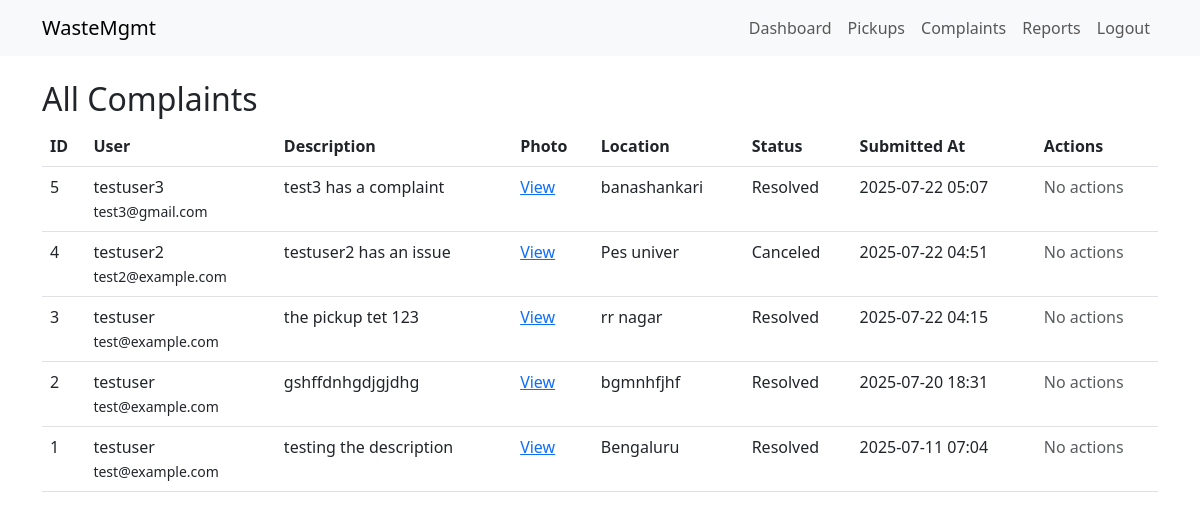
Screenshot of /admin/complaints (signed in) with the database file from the repository.
### app/models.py (models this page shows, shortened)
class Complaint(db.Model):
    __tablename__ = 'complaints'
    id = db.Column(db.Integer, primary_key=True)
    user_id = db.Column(db.Integer, db.ForeignKey('users.id'), nullable=False)
    description = db.Column(db.Text, nullable=False)
    photo_path = db.Column(db.String(150), nullable=False)
    location = db.Column(db.String(100), nullable=False)
    status = db.Column(db.String(20), nullable=False, default='Pending')
    created_at = db.Column(db.DateTime, default=datetime.utcnow)

class User(db.Model, UserMixin):
    __tablename__ = 'users'
    id = db.Column(db.Integer, primary_key=True)
    username = db.Column(db.String(50), nullable=False)
    email = db.Column(db.String(120), unique=True, nullable=False)
    phone = db.Column(db.String(20), unique=True, nullable=False)
    password_hash = db.Column(db.String(128), nullable=False)
    role = db.Column(db.String(20), nullable=False, default='user')
    created_at = db.Column(db.DateTime, default=datetime.utcnow)
    pickups_requested = db.relationship(
        'Pickup',
        foreign_keys='Pickup.user_id',
        backref='user',
        lazy=True
    )
    pickups_driven = db.relationship(
        'Pickup',
        foreign_keys='Pickup.driver_id',
        backref='driver',
        lazy=True
    )
    complaints = db.relationship('Complaint', backref='user', lazy=True)

### app/routes/admin.py (the view)
@admin.route('/complaints')
def view_complaints():
    complaints = Complaint.query.order_by(Complaint.created_at.desc()).all()
    return render_template('admin_complaints.html', complaints=complaints)

### app/models.py (called while the page is built)
@login_manager.user_loader
def load_user(user_id):
    return User.query.get(int(user_id))

### app/routes/admin.py (called while the page is built)
@admin.before_request
@login_required
def ensure_admin():
    if current_user.role != 'admin':
        flash('Access denied: Admins only.', 'danger')
        return redirect(url_for('dashboard.home'))

### app/templates/admin_complaints.html (shortened to what this page needs)
{% extends 'base.html' %}
{% block content %}
<div class="mt-4">
  <h2>All Complaints</h2>
  <table class="table table-hover">
    <thead>
      <tr>
        <th>ID</th>
        <th>User</th>
        <th>Description</th>
        <th>Photo</th>
        <th>Location</th>
        <th>Status</th>
        <th>Submitted At</th>
        <th>Actions</th>
      </tr>
    </thead>
    <tbody>
      {% for c in complaints %}
      <tr>
        <td>{{ c.id }}</td>
        <td>{{ c.user.username }}<br /><small>{{ c.user.email }}</small></td>
        <td>{{ c.description }}</td>
        <td><a href="{{ url_for('static', filename=c.photo_path) }}" target="_blank">View</a></td>
        <td>{{ c.location }}</td>
        <td>{{ c.status }}</td>
        <td>{{ c.created_at.strftime('%Y-%m-%d %H:%M') }}</td>
        <td>
            {% if c.status == 'Pending' %}
                <a href="{{ url_for('admin.update_complaint', complaint_id=c.id, status='Resolved') }}"
                class="btn btn-sm btn-success mb-1">Resolve</a><br/>
                <a href="{{ url_for('admin.update_complaint', complaint_id=c.id, status='Canceled') }}"
                class="btn btn-sm btn-danger">Cancel</a>
            {% else %}
                <span class="text-muted">No actions</span>
            {% endif %}
        </td>
      </tr>
      {% endfor %}
    </tbody>
  </table>
</div>
{% endblock %}

### rows the page displays
Complaint: id "5", user.username "testuser3", user.email "test3@gmail.com", description "test3 has a complaint", location "banashankari", status "Resolved", created_at "2025-07-22 05:07", shows "No actions"
Complaint: id "4", user.username "testuser2", user.email "test2@example.com", description "testuser2 has an issue", location "Pes univer", status "Canceled", created_at "2025-07-22 04:51", shows "No actions"
Complaint: id "3", user.username "testuser", user.email "test@example.com", description "the pickup tet 123", location "rr nagar", status "Resolved", created_at "2025-07-22 04:15", shows "No actions"
Complaint: id "2", user.username "testuser", user.email "test@example.com", description "gshffdnhgdjgjdhg", location "bgmnhfjhf", status "Resolved", created_at "2025-07-20 18:31", shows "No actions"
Complaint: id "1", user.username "testuser", user.email "test@example.com", description "testing the description", location "Bengaluru", status "Resolved", created_at "2025-07-11 07:04", shows "No actions"
